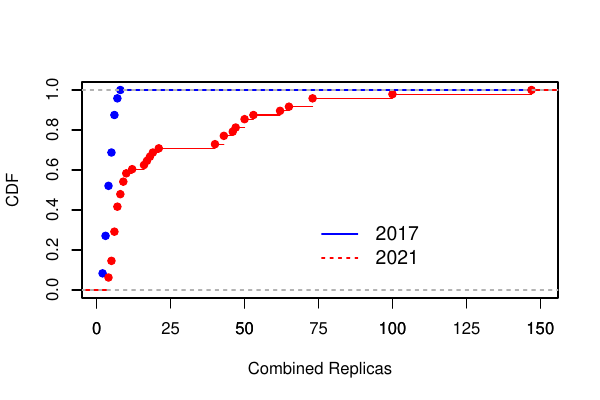

Reproduce this figure in R.
data<-read.csv(file='cctld-unicast-mixed-or-anycast.csv', sep=',' , h=T)

pdf(file='fig1.pdf', height=4, width=6)

plot.ecdf(as.numeric(data$combined2017),col='blue',main='', ylab='CDF', xlab='Combined Replicas',xlim=c(1,150), )
plot.ecdf(as.numeric(data$combined21),col='red',main='', ylab='CDF', xlab='Combined Replicas',xlim=c(1,150),add=T)
axis(side=1,at=c(0,25,50,75,100,125,150),labels=c("0","25","50","75","100","125","150"))
legend(70,0.4, legend=c("2017", "2021"), col=c("blue", "red"), lty=1:2, cex=1.2, box.lty=0)
dev.off()
